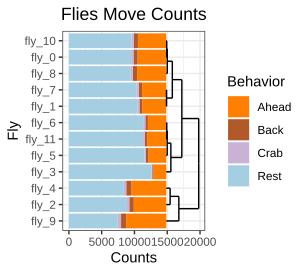

Source code (R):
library(RColorBrewer)
library(ggplot2)
library(ggdendro)

TYPE="Move"

if(TYPE=="Behavior"){
    TB_clean <- function(TB, Behavior){
        TB <- TB[c("Fly_s", "Sing", "Grooming", "Chasing", "Hold", "Motion")]
        TB$Behavior = "Rest"
        TB$Behavior[TB$Motion==2] = "Walk"
        TB$Behavior[TB$Motion==3] = "Run"
        TB$Behavior[TB$Motion==4] = "Leap"
        TB$Behavior[TB$Chasing==1] = "Chasing"
        TB$Behavior[TB$Grooming==1] = "Grooming"
        TB$Behavior[TB$Sing==1] = "Sing"
        TB$Behavior[TB$Hold==1] = "Hold"
        TB$Behavior <- factor(TB$Behavior, levels = Behavior)
        TB$Fly_s<- factor(TB$Fly_s, levels =  unique(TB$Fly_s))
        return(TB)
    }
    Behavior <- c("Rest", "Walk", "Run", "Leap",
    "Chasing", "Grooming", "Sing", "Hold")
    Color <- c("#A6CEE3", "#B2DF8A", "#33A02C", "#E31A1C", "#1F78B4", "#6A3D9A", "salmon", "#FFFF99")
    TIITLE = "Flies Behavior Counts"
}else if(TYPE=="Move"){
    TB_clean <- function(TB, Behavior){
        TB <- TB[c("Fly_s", "Move", "Motion")]
        TB$Behavior = "Ahead"
        TB$Behavior[TB$Move==2] = "Crab"
        TB$Behavior[TB$Move==3] = "Back"
        TB$Behavior[TB$Motion==1] = "Rest"
        TB$Behavior <- factor(TB$Behavior, levels = Behavior)
        TB$Fly_s<- factor(TB$Fly_s, levels =  unique(TB$Fly_s))
        return(TB)
    }
    Behavior <- c("Rest", "Ahead", "Crab", "Back")
    Color <- c("#A6CEE3", "#FF7F00", "#CAB2D6", "#B15928")
    TIITLE = "Flies Move Counts"
}else if(TYPE=="Motion"){
    TB_clean <- function(TB, Behavior){
        TB <- TB[c("Fly_s", "Motion")]
        TB$Behavior = "Rest"
        TB$Behavior[TB$Motion==2] = "Walk"
        TB$Behavior[TB$Motion==3] = "Run"
        TB$Behavior[TB$Motion==4] = "Leap"
        TB$Behavior <- factor(TB$Behavior, levels = Behavior)
        TB$Fly_s<- factor(TB$Fly_s, levels =  unique(TB$Fly_s))
        return(TB)
    }
    Behavior <- c("Rest", "Walk", "Run", "Leap")
    Color <- c("#A6CEE3", "#B2DF8A", "#33A02C", "#E31A1C")
    TIITLE = "Flies Motion Counts"
}


CMP_TB <- data.frame(Color, Behavior)

File = "Correct_C0401_L.mp4_3000_17900.csv"
TB <- read.table(paste("../../Video_post", File, sep="/"), sep=",", head = T)
TB <- TB_clean(TB)
TB_matrix <- as.data.frame.array(table(TB[c("Fly_s", "Behavior")]))
TB_hclust <- hclust(dist(t(scale(t(TB_matrix)))))
TB$Fly_s<- factor(TB$Fly_s, levels =  TB_hclust$labels[TB_hclust$order])



hc       <- hclust(dist(t(scale(t(TB_matrix)))))           # heirarchal clustering
dendr    <- dendro_data(hc, type="rectangle") # convert for ggplot
clust    <- cutree(hc,k=5)                    # find 2 clusters
clust.df <- data.frame(label=names(clust), cluster=factor(clust))
## dendr[["labels"]] has the labels, merge with clust.df based on label column
dendr[["labels"]] <- merge(dendr[["labels"]],clust.df, by="label")
## plot the dendrogram; note use of color=cluster in geom_text(...)

Pending = max(table(TB$Fly_s))
Ratio   = max(table(TB$Fly_s))/ max(segment(dendr)[c("y", "yend")])/3
ggplot() + geom_bar(data=TB, aes(Fly_s, fill= Behavior)) +
    scale_fill_manual(values=as.character(CMP_TB$Color[match(sort(unique(TB$Behavior)), CMP_TB$Behavior)])) +
    geom_segment(data=segment(dendr), aes(x=x, y=y*Ratio + Pending, xend=xend, yend=yend*Ratio+Pending))+
    coord_flip() + theme_bw() +  labs(y= "Counts", x = "Fly", title = TIITLE)+
    theme(plot.title=element_text(hjust = .5))


W= 3.03
H= 2.55
if (length(unique(TB$Fly_s)) > 10){
    W= W + ((5.39-3.03)/30) * (length(unique(TB$Fly_s)) - 10)
    H= H + ((6.92-2.55)/30) * (length(unique(TB$Fly_s)) - 10)
}
ggsave(paste(File,".svg", sep =""), w= W, h= H)
ggsave(paste(File,".png", sep =""), w= W, h= H)

Mean = apply(as.data.frame.array(table(TB[c("Fly_s", "Behavior")])), 2, mean)
Sd = apply(as.data.frame.array(table(TB[c("Fly_s", "Behavior")])), 2, sd)
N = apply(as.data.frame.array(table(TB[c("Fly_s", "Behavior")])), 2, length)
write.table(data.frame(Mean, Sd, N), File, sep = "\t", quote = F)
